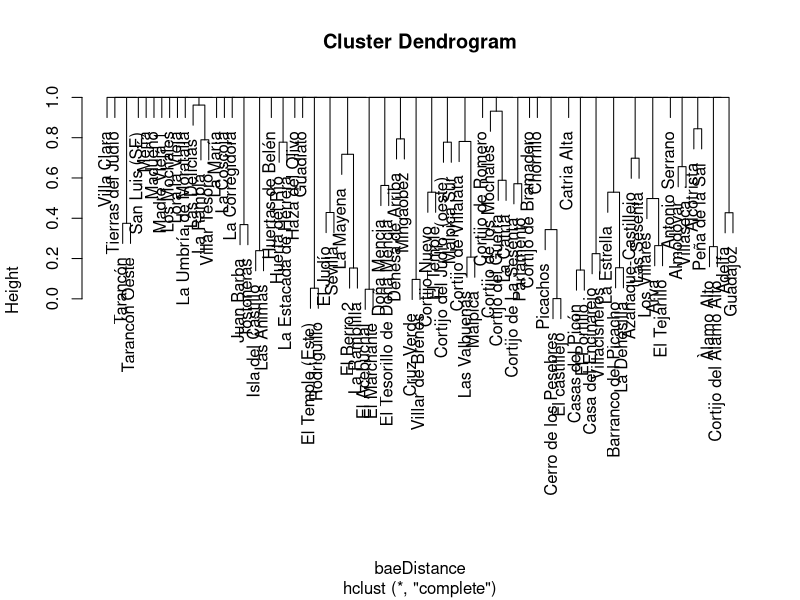
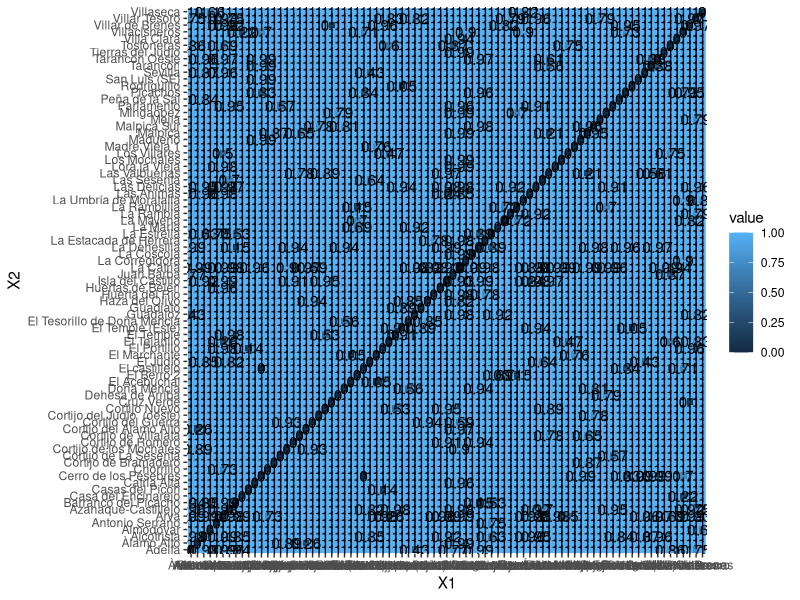
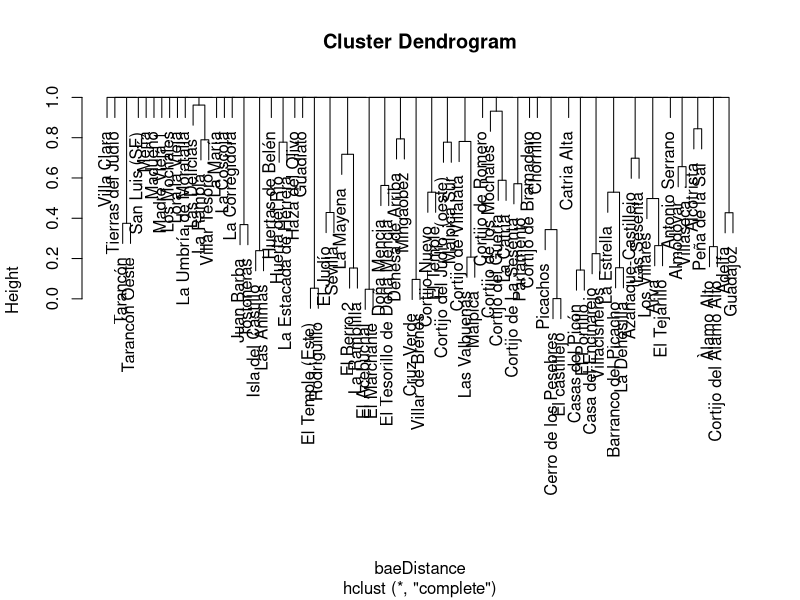
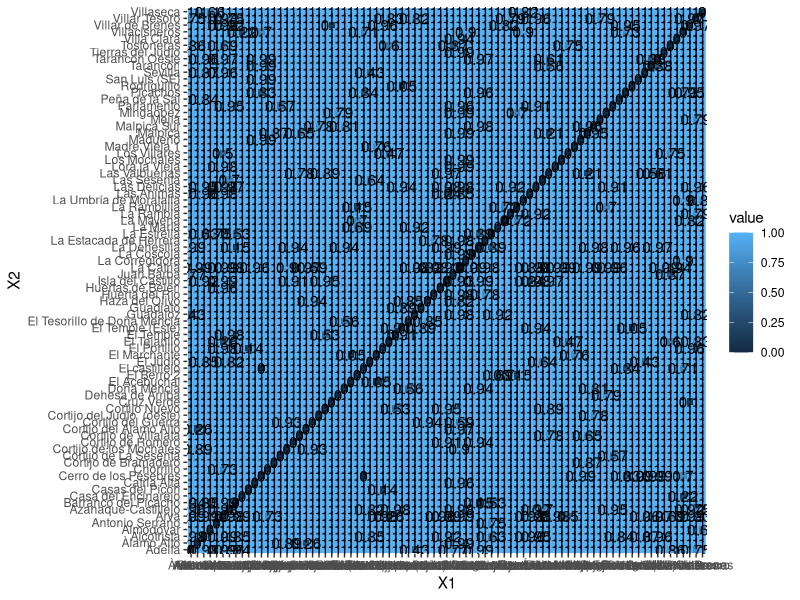

These figures' R source, in order: (Note: this script raises an error after producing the figures.)
####Calculating BAETICA DATA#####

library(stats)
foo = read.csv("bae.csv")
library(dplyr, warn.conflicts = FALSE)
#install.packages('dplyr', dependencies = TRUE) to install dependencies included
#install.packages('/home/mcotsar/Downloads/dplyr_0.7.4.tar.gz', repos=NULL, type='source') to install from exterior
library(reshape2)
#baeMatrix = acast(foo, id ~ site, value.var= "code")
#baeMatrix = acast(foo, site ~ site, value.var="code")
baeMatrix = acast(foo, site ~ code)
library(vegan)
baeDistance = vegdist(baeMatrix, method="horn")
#baeDistance = vegdist(baeMatrix, method= "horn", na.rm= TRUE) na.rm when data is missing. Read ?vedist
baeDistance
hclust(baeDistance)
#use summary to see the results
plot(hclust(baeDistance))

##plot matrix

library(reshape)
library(ggplot2)
roo <- melt(as.matrix(baeDistance))
ggplot(roo, aes(x=X1, y=X2, fill=value, label=round(value, 2))) + geom_raster() + geom_text() #always use X1, X2

#print the results
pdf('resultadosnew.pdf', width=15, height=8)    
plot(hclust(baeDistance))
dev.off()

#print the matrix
pdf('resultadosmatrix.pdf', width=35, height=10) 
ggplot(roo, aes(x=X1, y=X2, fill=value, label=round(value, 2))) + geom_raster() + geom_text()
dev.off()

#para contar de que datos se disponen

count(mydata$site) 
names(mydata) #para saber el nombre de los valores (columnas)

#check by different region: Hispalis, Corduba and Astigi. Download the baezone.csv
myData= subset(foo, region %in% c("Hispalis")) 
